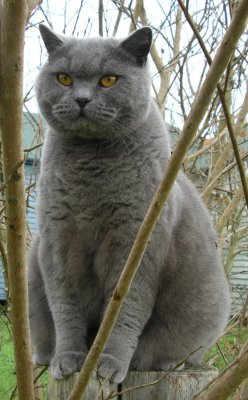
#> input picture cat.jpg, 248 x 400 px
$ jupyter execute OpenCV.ipynb   (shell and % lines are left out)
#> lines starting #> are read from the running program, lines starting #| are printed output that depends on the picture
[cell 1]
import cv2
from matplotlib import pyplot as plt

[cell 2]
x=cv2.imread('cat.jpg')
#> x is the input picture: shape (400, 248, 3); mean B, G, R 103.4, 116.7, 117.6

[cell 3]
plt.imshow(x[20:140,35:155,::1])
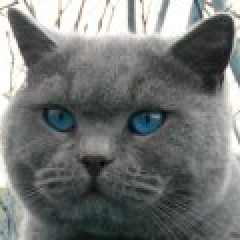
#> shown: shape (120, 120, 3) (shown 2 times larger); mean R, G, B 115.2, 118.2, 116.9

[cell 4]
x.shape
#> Out = (400, 248, 3)
